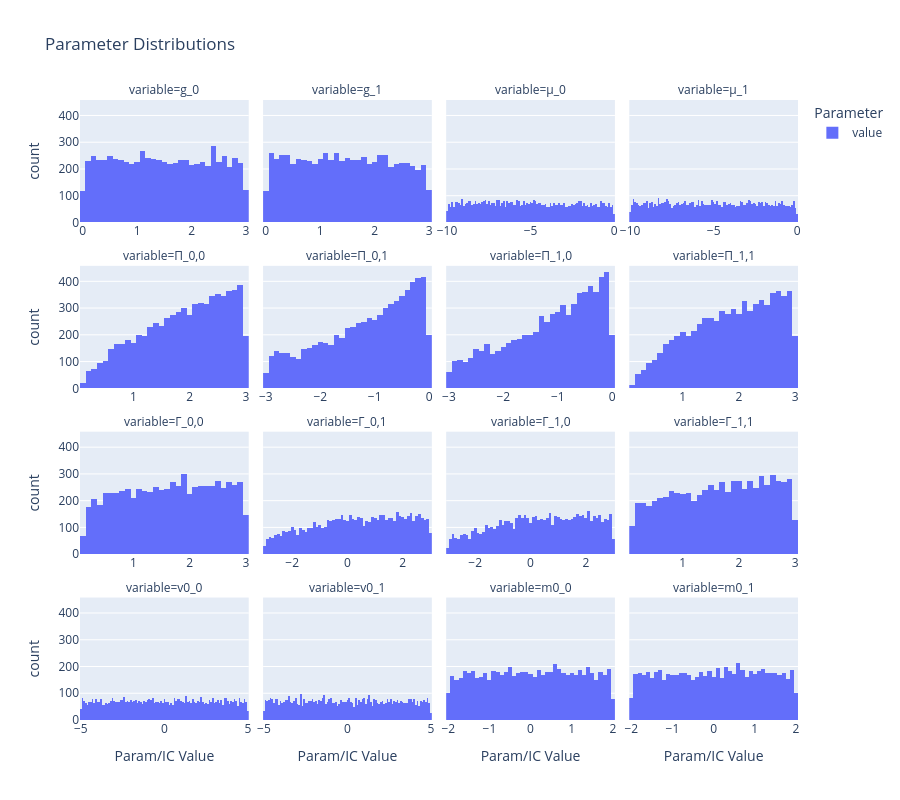

Notebook cell for this chart:
### Markdown cell above
## Parameter Distributions

The parameter sampler for the ODE solver rejected samples due to unstable solutions, so I have to check if the parameter space is still covered sufficiently.
Luckily, I don't have to care about outliers or other anomalies, since I chose the parameter ranges for the synthetic data myself.

As can be seen, most parameters, and all initial conditions are uniformly sampled, except for the matrix elements of $\Pi$. Small diagonal values and large negative off-diagonal values lead to instability, so that these parameters are less sampled. Therefore I expect slightly degraded learning performance in these ranges.

`val` and `test` splits have similar distributions.

### Code cell
train_samples = dm.splits["train"]

param_ic_names = get_param_names(n_actions, ic=True)
param_ic_data = [
    [s.parameters.values for s in train_samples],
    [s.initial_conditions.values for s in train_samples],
]
param_ic_df = pd.DataFrame(
    np.concatenate(param_ic_data, axis=1),
    columns=param_ic_names,
    index=[sample.sample_id for sample in train_samples],
)
param_ic_df_long = param_ic_df.melt()


fig = px.histogram(
    param_ic_df_long,
    title="Parameter Distributions",
    labels={"_value": "Param/IC Value", "_variable": "Parameter"},
    facet_col="variable",
    facet_col_wrap=4,
    height=800,
)
fig.update_xaxes(matches=None, showticklabels=True)

fig.show()

### Figure 1 — Plotly figure (JSON) as saved in the notebook; plotly's stock layout.template omitted (floating-point values rounded to 4 significant figures; data arrays with more than 128 entries replaced by an {"elided": "..."} marker saying what was removed)
{"data": [{"bingroup": "x", "hovertemplate": "Parameter=value<br>variable=g_0<br>Param/IC Value=%{x}<br>count=%{y}<extra></extra>", "legendgroup": "value", "marker": {"color": "#636efa", "pattern": {"shape": ""}}, "name": "value", "orientation": "v", "showlegend": true, "type": "histogram", "x": {"elided": "6990 float values"}, "xaxis": "x13", "yaxis": "y13"}, {"bingroup": "x", "hovertemplate": "Parameter=value<br>variable=g_1<br>Param/IC Value=%{x}<br>count=%{y}<extra></extra>", "legendgroup": "value", "marker": {"color": "#636efa", "pattern": {"shape": ""}}, "name": "value", "orientation": "v", "showlegend": false, "type": "histogram", "x": {"elided": "6990 float values"}, "xaxis": "x14", "yaxis": "y14"}, {"bingroup": "x", "hovertemplate": "Parameter=value<br>variable=μ_0<br>Param/IC Value=%{x}<br>count=%{y}<extra></extra>", "legendgroup": "value", "marker": {"color": "#636efa", "pattern": {"shape": ""}}, "name": "value", "orientation": "v", "showlegend": false, "type": "histogram", "x": {"elided": "6990 float values"}, "xaxis": "x15", "yaxis": "y15"}, {"bingroup": "x", "hovertemplate": "Parameter=value<br>variable=μ_1<br>Param/IC Value=%{x}<br>count=%{y}<extra></extra>", "legendgroup": "value", "marker": {"color": "#636efa", "pattern": {"shape": ""}}, "name": "value", "orientation": "v", "showlegend": false, "type": "histogram", "x": {"elided": "6990 float values"}, "xaxis": "x16", "yaxis": "y16"}, {"bingroup": "x", "hovertemplate": "Parameter=value<br>variable=Π_0,0<br>Param/IC Value=%{x}<br>count=%{y}<extra></extra>", "legendgroup": "value", "marker": {"color": "#636efa", "pattern": {"shape": ""}}, "name": "value", "orientation": "v", "showlegend": false, "type": "histogram", "x": {"elided": "6990 float values"}, "xaxis": "x9", "yaxis": "y9"}, {"bingroup": "x", "hovertemplate": "Parameter=value<br>variable=Π_0,1<br>Param/IC Value=%{x}<br>count=%{y}<extra></extra>", "legendgroup": "value", "marker": {"color": "#636efa", "pattern": {"shape": ""}}, "name": "value", "orientation": "v", "showlegend": false, "type": "histogram", "x": {"elided": "6990 float values"}, "xaxis": "x10", "yaxis": "y10"}, {"bingroup": "x", "hovertemplate": "Parameter=value<br>variable=Π_1,0<br>Param/IC Value=%{x}<br>count=%{y}<extra></extra>", "legendgroup": "value", "marker": {"color": "#636efa", "pattern": {"shape": ""}}, "name": "value", "orientation": "v", "showlegend": false, "type": "histogram", "x": {"elided": "6990 float values"}, "xaxis": "x11", "yaxis": "y11"}, {"bingroup": "x", "hovertemplate": "Parameter=value<br>variable=Π_1,1<br>Param/IC Value=%{x}<br>count=%{y}<extra></extra>", "legendgroup": "value", "marker": {"color": "#636efa", "pattern": {"shape": ""}}, "name": "value", "orientation": "v", "showlegend": false, "type": "histogram", "x": {"elided": "6990 float values"}, "xaxis": "x12", "yaxis": "y12"}, {"bingroup": "x", "hovertemplate": "Parameter=value<br>variable=Γ_0,0<br>Param/IC Value=%{x}<br>count=%{y}<extra></extra>", "legendgroup": "value", "marker": {"color": "#636efa", "pattern": {"shape": ""}}, "name": "value", "orientation": "v", "showlegend": false, "type": "histogram", "x": {"elided": "6990 float values"}, "xaxis": "x5", "yaxis": "y5"}, {"bingroup": "x", "hovertemplate": "Parameter=value<br>variable=Γ_0,1<br>Param/IC Value=%{x}<br>count=%{y}<extra></extra>", "legendgroup": "value", "marker": {"color": "#636efa", "pattern": {"shape": ""}}, "name": "value", "orientation": "v", "showlegend": false, "type": "histogram", "x": {"elided": "6990 float values"}, "xaxis": "x6", "yaxis": "y6"}, {"bingroup": "x", "hovertemplate": "Parameter=value<br>variable=Γ_1,0<br>Param/IC Value=%{x}<br>count=%{y}<extra></extra>", "legendgroup": "value", "marker": {"color": "#636efa", "pattern": {"shape": ""}}, "name": "value", "orientation": "v", "showlegend": false, "type": "histogram", "x": {"elided": "6990 float values"}, "xaxis": "x7", "yaxis": "y7"}, {"bingroup": "x", "hovertemplate": "Parameter=value<br>variable=Γ_1,1<br>Param/IC Value=%{x}<br>count=%{y}<extra></extra>", "legendgroup": "value", "marker": {"color": "#636efa", "pattern": {"shape": ""}}, "name": "value", "orientation": "v", "showlegend": false, "type": "histogram", "x": {"elided": "6990 float values"}, "xaxis": "x8", "yaxis": "y8"}, {"bingroup": "x", "hovertemplate": "Parameter=value<br>variable=v0_0<br>Param/IC Value=%{x}<br>count=%{y}<extra></extra>", "legendgroup": "value", "marker": {"color": "#636efa", "pattern": {"shape": ""}}, "name": "value", "orientation": "v", "showlegend": false, "type": "histogram", "x": {"elided": "6990 float values"}, "xaxis": "x", "yaxis": "y"}, {"bingroup": "x", "hovertemplate": "Parameter=value<br>variable=v0_1<br>Param/IC Value=%{x}<br>count=%{y}<extra></extra>", "legendgroup": "value", "marker": {"color": "#636efa", "pattern": {"shape": ""}}, "name": "value", "orientation": "v", "showlegend": false, "type": "histogram", "x": {"elided": "6990 float values"}, "xaxis": "x2", "yaxis": "y2"}, {"bingroup": "x", "hovertemplate": "Parameter=value<br>variable=m0_0<br>Param/IC Value=%{x}<br>count=%{y}<extra></extra>", "legendgroup": "value", "marker": {"color": "#636efa", "pattern": {"shape": ""}}, "name": "value", "orientation": "v", "showlegend": false, "type": "histogram", "x": {"elided": "6990 float values"}, "xaxis": "x3", "yaxis": "y3"}, {"bingroup": "x", "hovertemplate": "Parameter=value<br>variable=m0_1<br>Param/IC Value=%{x}<br>count=%{y}<extra></extra>", "legendgroup": "value", "marker": {"color": "#636efa", "pattern": {"shape": ""}}, "name": "value", "orientation": "v", "showlegend": false, "type": "histogram", "x": {"elided": "6990 float values"}, "xaxis": "x4", "yaxis": "y4"}], "layout": {"annotations": [{"font": {}, "showarrow": false, "text": "variable=v0_0", "x": 0.1175, "xanchor": "center", "xref": "paper", "y": 0.1975, "yanchor": "bottom", "yref": "paper"}, {"font": {}, "showarrow": false, "text": "variable=v0_1", "x": 0.3725, "xanchor": "center", "xref": "paper", "y": 0.1975, "yanchor": "bottom", "yref": "paper"}, {"font": {}, "showarrow": false, "text": "variable=m0_0", "x": 0.6275, "xanchor": "center", "xref": "paper", "y": 0.1975, "yanchor": "bottom", "yref": "paper"}, {"font": {}, "showarrow": false, "text": "variable=m0_1", "x": 0.8825, "xanchor": "center", "xref": "paper", "y": 0.1975, "yanchor": "bottom", "yref": "paper"}, {"font": {}, "showarrow": false, "text": "variable=Γ_0,0", "x": 0.1175, "xanchor": "center", "xref": "paper", "y": 0.465, "yanchor": "bottom", "yref": "paper"}, {"font": {}, "showarrow": false, "text": "variable=Γ_0,1", "x": 0.3725, "xanchor": "center", "xref": "paper", "y": 0.465, "yanchor": "bottom", "yref": "paper"}, {"font": {}, "showarrow": false, "text": "variable=Γ_1,0", "x": 0.6275, "xanchor": "center", "xref": "paper", "y": 0.465, "yanchor": "bottom", "yref": "paper"}, {"font": {}, "showarrow": false, "text": "variable=Γ_1,1", "x": 0.8825, "xanchor": "center", "xref": "paper", "y": 0.465, "yanchor": "bottom", "yref": "paper"}, {"font": {}, "showarrow": false, "text": "variable=Π_0,0", "x": 0.1175, "xanchor": "center", "xref": "paper", "y": 0.7325, "yanchor": "bottom", "yref": "paper"}, {"font": {}, "showarrow": false, "text": "variable=Π_0,1", "x": 0.3725, "xanchor": "center", "xref": "paper", "y": 0.7325, "yanchor": "bottom", "yref": "paper"}, {"font": {}, "showarrow": false, "text": "variable=Π_1,0", "x": 0.6275, "xanchor": "center", "xref": "paper", "y": 0.7325, "yanchor": "bottom", "yref": "paper"}, {"font": {}, "showarrow": false, "text": "variable=Π_1,1", "x": 0.8825, "xanchor": "center", "xref": "paper", "y": 0.7325, "yanchor": "bottom", "yref": "paper"}, {"font": {}, "showarrow": false, "text": "variable=g_0", "x": 0.1175, "xanchor": "center", "xref": "paper", "y": 1, "yanchor": "bottom", "yref": "paper"}, {"font": {}, "showarrow": false, "text": "variable=g_1", "x": 0.3725, "xanchor": "center", "xref": "paper", "y": 1, "yanchor": "bottom", "yref": "paper"}, {"font": {}, "showarrow": false, "text": "variable=μ_0", "x": 0.6275, "xanchor": "center", "xref": "paper", "y": 1, "yanchor": "bottom", "yref": "paper"}, {"font": {}, "showarrow": false, "text": "variable=μ_1", "x": 0.8825, "xanchor": "center", "xref": "paper", "y": 1, "yanchor": "bottom", "yref": "paper"}], "barmode": "relative", "height": 800, "legend": {"title": {"text": "Parameter"}, "tracegroupgap": 0}, "title": {"text": "Parameter Distributions"}, "xaxis": {"anchor": "y", "domain": [0, 0.235], "showticklabels": true, "title": {"text": "Param/IC Value"}}, "xaxis10": {"anchor": "y10", "domain": [0.255, 0.49], "showticklabels": true}, "xaxis11": {"anchor": "y11", "domain": [0.51, 0.745], "showticklabels": true}, "xaxis12": {"anchor": "y12", "domain": [0.765, 1.0], "showticklabels": true}, "xaxis13": {"anchor": "y13", "domain": [0, 0.235], "showticklabels": true}, "xaxis14": {"anchor": "y14", "domain": [0.255, 0.49], "showticklabels": true}, "xaxis15": {"anchor": "y15", "domain": [0.51, 0.745], "showticklabels": true}, "xaxis16": {"anchor": "y16", "domain": [0.765, 1.0], "showticklabels": true}, "xaxis2": {"anchor": "y2", "domain": [0.255, 0.49], "showticklabels": true, "title": {"text": "Param/IC Value"}}, "xaxis3": {"anchor": "y3", "domain": [0.51, 0.745], "showticklabels": true, "title": {"text": "Param/IC Value"}}, "xaxis4": {"anchor": "y4", "domain": [0.765, 1.0], "showticklabels": true, "title": {"text": "Param/IC Value"}}, "xaxis5": {"anchor": "y5", "domain": [0, 0.235], "showticklabels": true}, "xaxis6": {"anchor": "y6", "domain": [0.255, 0.49], "showticklabels": true}, "xaxis7": {"anchor": "y7", "domain": [0.51, 0.745], "showticklabels": true}, "xaxis8": {"anchor": "y8", "domain": [0.765, 1.0], "showticklabels": true}, "xaxis9": {"anchor": "y9", "domain": [0, 0.235], "showticklabels": true}, "yaxis": {"anchor": "x", "domain": [0, 0.1975], "title": {"text": "count"}}, "yaxis10": {"anchor": "x10", "domain": [0.535, 0.7325], "matches": "y", "showticklabels": false}, "yaxis11": {"anchor": "x11", "domain": [0.535, 0.7325], "matches": "y", "showticklabels": false}, "yaxis12": {"anchor": "x12", "domain": [0.535, 0.7325], "matches": "y", "showticklabels": false}, "yaxis13": {"anchor": "x13", "domain": [0.8025, 1], "matches": "y", "title": {"text": "count"}}, "yaxis14": {"anchor": "x14", "domain": [0.8025, 1], "matches": "y", "showticklabels": false}, "yaxis15": {"anchor": "x15", "domain": [0.8025, 1], "matches": "y", "showticklabels": false}, "yaxis16": {"anchor": "x16", "domain": [0.8025, 1], "matches": "y", "showticklabels": false}, "yaxis2": {"anchor": "x2", "domain": [0, 0.1975], "matches": "y", "showticklabels": false}, "yaxis3": {"anchor": "x3", "domain": [0, 0.1975], "matches": "y", "showticklabels": false}, "yaxis4": {"anchor": "x4", "domain": [0, 0.1975], "matches": "y", "showticklabels": false}, "yaxis5": {"anchor": "x5", "domain": [0.2675, 0.465], "matches": "y", "title": {"text": "count"}}, "yaxis6": {"anchor": "x6", "domain": [0.2675, 0.465], "matches": "y", "showticklabels": false}, "yaxis7": {"anchor": "x7", "domain": [0.2675, 0.465], "matches": "y", "showticklabels": false}, "yaxis8": {"anchor": "x8", "domain": [0.2675, 0.465], "matches": "y", "showticklabels": false}, "yaxis9": {"anchor": "x9", "domain": [0.535, 0.7325], "matches": "y", "title": {"text": "count"}}}}
